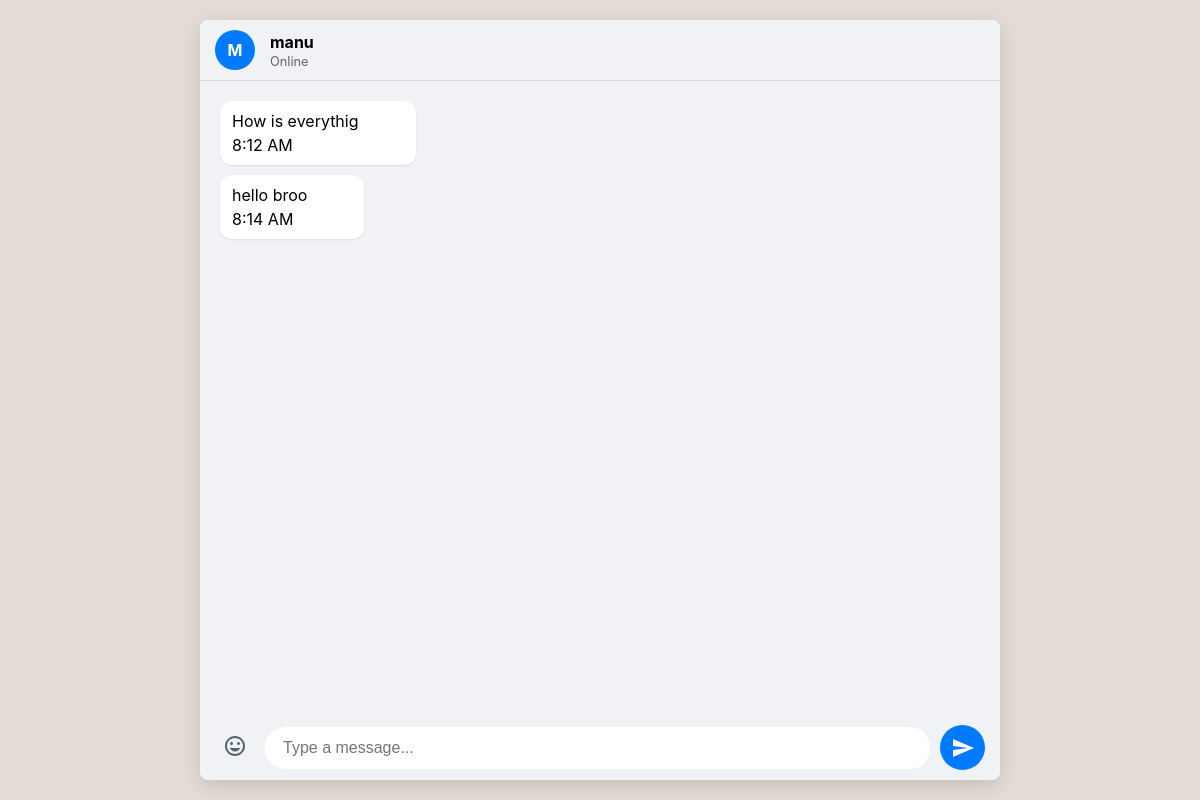
Screenshot of /chat/manu/ (signed in) with the database file from the repository.
### chat/models.py (models this page shows, shortened)
class Message(models.Model):
    sender = models.ForeignKey(User, on_delete=models.CASCADE, null=True, related_name='sent_messages')
    receiver = models.ForeignKey(User, on_delete=models.CASCADE, null=True, related_name='received_messages')
    content = models.TextField()
    timestamp = models.DateTimeField(auto_now_add=True)
    is_read = models.BooleanField(default=False)

### chat/views.py (the view, shortened to what this page needs)
# urls.py: path('chat/<str:username>/', views.chat_user, name='chat_user'),
def chat_user(request,username):
    other_user = get_object_or_404(User, username=username)
    current_user = request.user
    Message.objects.filter(
    sender=other_user,
    receiver=current_user,
    is_read=False
    ).update(is_read=True)
    messages = Message.objects.filter(
        Q(sender=request.user, receiver=other_user) |
        Q(sender=other_user, receiver=request.user),
    ).order_by('timestamp')
    return render(request, 'chat-page.html', {'other_user': other_user, 'messages':messages})

### templates/chat-page.html (shortened to what this page needs)
<!DOCTYPE html>
<html lang="en">
<head>
</head>
<body>
    <main class="chat-container">
        <header class="chat-header">
            <div class="avatar">{{ other_user.username|slice:":1"|upper }}</div>
            <div class="chat-info">
                <div class="chat-info">
                <h3>{{ other_user.username }}</h3>
                <p>Online</p>
            </div>
        </header>
        <div class="messages">
            {% for msg in messages %}
                <div class="message {% if msg.sender == request.user %}sent{% else %}received{% endif %}">
                    <span class="message-content">{{ msg.content }}</span>
                    <span>{{ msg.timestamp|time:"g:i A" }}</span>
                </div>
            {% endfor %}
        </div>
        <form class="message-form" action="" method="POST">
            <button type="button" title="Emojis">
            </button>
            <input type="text" name="message" required placeholder="Type a message...">
            <button class="send-button" type="submit" title="Send">
                <svg xmlns="http://www.w3.org/2000/svg" viewBox="0 0 24 24" fill="currentColor" width="24px" height="24px"><path d="M2.01 21L23 12 2.01 3 2 10l15 2-15 2z"/></svg>
            </button>
        </form>
    </main>
</body>
</html>

### templates/chat-page.html (style rules this page uses)
body { font-family: -apple-system, BlinkMacSystemFont, "Segoe UI", Roboto, Helvetica, Arial, sans-serif; background-color: #e5ddd5; margin: 0; display: flex; justify-content: center; align-items: center; height: 100vh; }
.chat-container { width: 100%; max-width: 800px; height: 95vh; background-color: #f0f2f5; border-radius: 8px; box-shadow: 0 5px 20px rgba(0, 0, 0, 0.15); display: flex; flex-direction: column; overflow: hidden; }
.chat-header { display: flex; align-items: center; padding: 10px 15px; background-color: #f0f2f5; border-bottom: 1px solid #ddd; flex-shrink: 0; }
.chat-header .avatar { width: 40px; height: 40px; border-radius: 50%; background-color: #007bff; color: white; display: flex; align-items: center; justify-content: center; font-weight: bold; margin-right: 15px; }
.chat-header .chat-info { flex-grow: 1; }
.chat-header .chat-info h3 { margin: 0; font-size: 1rem; }
.chat-header .chat-info p { margin: 2px 0 0 0; font-size: 0.8rem; color: #666; }
.messages { flex: 1; padding: 20px; overflow-y: auto; display: flex; flex-direction: column; }
.message { display: flex; flex-direction: column; max-width: 70%; padding: 8px 12px; border-radius: 12px; line-height: 1.5; word-wrap: break-word; margin-bottom: 10px; position: relative; }
.message-content { margin-right: 45px; }
.received { align-self: flex-start; background-color: #ffffff; box-shadow: 0 1px 2px rgba(0,0,0,0.08); }
.message-form { display: flex; align-items: center; padding: 10px 15px; background-color: #f0f2f5; flex-shrink: 0; gap: 10px; }
.message-form button { background: none; border: none; cursor: pointer; color: #54656f; padding: 8px; }
.message-form input[type="text"] { flex: 1; padding: 12px 18px; border: none; border-radius: 20px; font-size: 1rem; background-color: #fff; outline: none; }
.send-button { background-color: #007bff !important; color: white !important; border-radius: 50%; width: 45px; height: 45px; display: flex; align-items: center; justify-content: center; transition: background-color 0.2s; }

### rows the page displays
Message: content "How is everythig", timestamp "8:12 AM"
Message: content "hello broo", timestamp "8:14 AM"

### other values shown
{{ other_user.username|slice:":1"|upper }} "M"
{{ other_user.username }} "manu"
